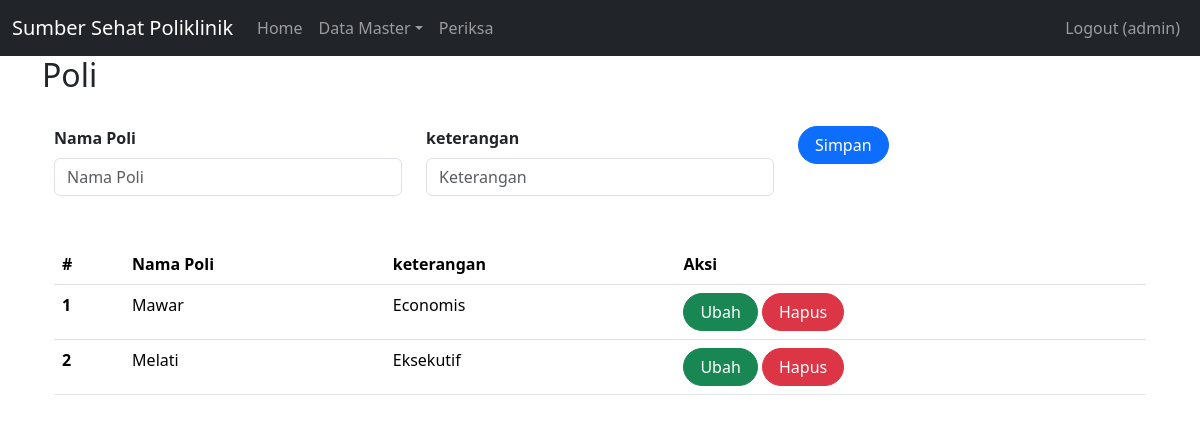
/index.php?page=poli (signed in), run on the app's committed database.
### tables this page shows
CREATE TABLE `poli` (
  `id` int(11) UNSIGNED NOT NULL,
  `nama_poli` varchar(25) NOT NULL,
  `keterangan` text NOT NULL
);

### poli.php (the view, shortened to what this page needs)
<h2>Poli</h2>
<br>
<div class="container">
    <form class="form row" method="POST" action="" name="myForm" onsubmit="return(validate());">
        <?php
        $nama_poli = '';
        $keterangan = '';
        ?>
        <div class="col">
        <label for="inputNama" class="form-label fw-bold">
            Nama Poli
        </label>
        <input type="varchar" class="form-control" name="nama_poli" id="inputNama_obat" placeholder="Nama Poli" value="<?php echo $nama_poli ?>">
        </div>
        <div class="col">
            <label for="inputAlamat" class="form-label fw-bold">
                keterangan
            </label>
            <input type="text" class="form-control" name="keterangan" id="inputKeterangan" placeholder="Keterangan" value="<?php echo $keterangan ?>">
        </div>
        <div class="col">
            <button type="submit" class="btn btn-primary rounded-pill px-3" name="simpan">Simpan</button>
        </div>
    </form>
    <br>
    <br>
    <table class="table table-hover">
        <thead>
            <tr>
                <th scope="col">#</th>
                <th scope="col">Nama Poli</th>
                <th scope="col">keterangan</th>
                <th scope="col">Aksi</th>
            </tr>
        </thead>
        <tbody>
            <?php
            $result = mysqli_query($mysqli, "SELECT * FROM poli");
            $no = 1;
            while ($data = mysqli_fetch_array($result)) {
            ?>
                <tr>
                    <th scope="row"><?php echo $no++ ?></th>
                    <td><?php echo $data['nama_poli'] ?></td>
                    <td><?php echo $data['keterangan'] ?></td>
                    <td>
                        <a class="btn btn-success rounded-pill px-3" href="index.php?page=poli&id=<?php echo $data['id'] ?>">Ubah</a>
                        <a class="btn btn-danger rounded-pill px-3" href="index.php?page=poli&id=<?php echo $data['id'] ?>&aksi=hapus">Hapus</a>
                    </td>
                </tr>
            <?php
            }
            ?>
        </tbody>
    </table>

### data on the page
poli: nama_poli "Mawar", keterangan "Economis"
poli: nama_poli "Melati", keterangan "Eksekutif"

### other printed values
$_SESSION['username'] "admin"
